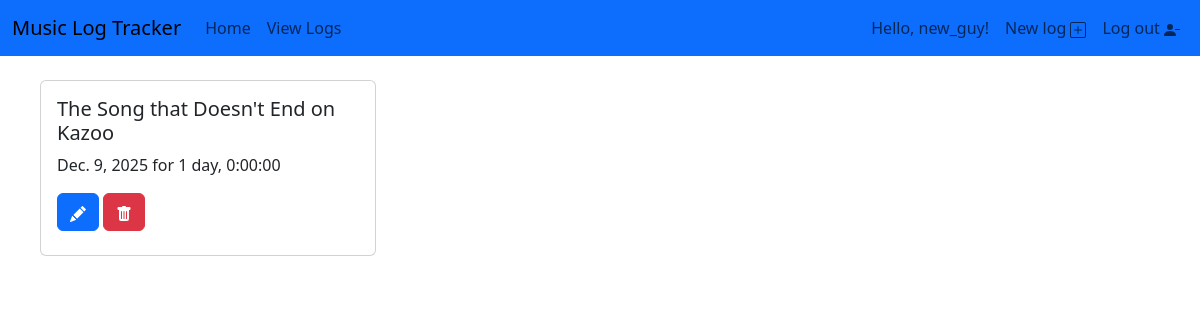
/view_logs/ (signed in), run on the app's committed database.
### tracker/models.py (models this page shows)
class Log(models.Model):
    user = models.ForeignKey(
        settings.AUTH_USER_MODEL, on_delete=models.CASCADE
    )
    song = models.CharField(default="General practice", help_text="Name of song practiced.")
    instrument = models.CharField(help_text="Name of instrument practiced.")
    duration = models.DurationField(default="00:00:00", help_text="Time practiced, in hours-minutes-seconds.")
    date = models.DateField(default=timezone.now, help_text="Date practiced.")
    def __str__(self):
        return f"{self.song} on {self.instrument}"

### tracker/views.py (the view)
# urls.py: path('view_logs/', views.view_logs, name='view_logs'),
def view_logs(request):
    if request.user.is_authenticated:
        logs = Log.objects.filter(user=request.user).order_by('-date')
        can_edit = True
    else:
        logs = Log.objects.all().order_by('-date')[:10]
        can_edit = False
    context = {
        'logs': logs,
        "can_edit": can_edit,
    }
    return render(request, 'tracker/view_logs.html', context)

### tracker/templates/tracker/view_logs.html (shortened to what this page needs)
{% extends 'tracker/base.html' %}
{% block content %}
<div class="container-fluid">
  <div class="row justify-content-start">
    {% for log in logs %}
    <div class="col-md-4">
      <div class="card m-3">
        <div class="card-body">
          <h5 class="card-title">{{ log }}</h5>
          <p class="card-text my-2">{{ log.date }} for {{ log.duration }}</p>
          {% if user.is_authenticated and can_edit %}
            <aside class="actions py-2">
              <a class="btn btn-primary" href="{% url 'edit_log' pk=log.pk %}">
              </a>
              <form style="display: inline-block" action="{% url 'delete_log' pk=log.pk %}" method="POST">
                <button type="submit" class="btn btn-danger">
                </button>
              </form>
            </aside>
          {% endif %}
        </div>
      </div>
    </div>
  {% endfor %}
  </div>
</div>
{% endblock content %}

### tracker/templates/tracker/base.html (shortened to what this page needs)
<!DOCTYPE html>
<html lang="en">
<head>
  {% load django_bootstrap5 %}
  {% bootstrap_css %}
</head>
<body>
  <nav class="navbar navbar-expand-lg navbar-light bg-blue bg-primary">
    <div class="container-fluid m-auto">
      <a class="navbar-brand" href="{% url 'index' %}">Music Log Tracker</a>
      <div class="collapse navbar-collapse" id="navbarSupportedContent">
        <div class="navbar-nav me-auto">
          <a class="nav-item nav-link" href="{% url 'index' %}">Home</a>
          <a class="nav-item nav-link" href="{% url 'view_logs' %}">View Logs</a>
        </div>
        <div class="navbar-nav ml-auto">
          {% if user.is_authenticated %}
            <a class="nav-item nav-link" href="{% url 'view_logs' username=user.username %}">Hello, {{ user.username }}!</a>
            <a class="nav-item nav-link" href="{% url 'add_log' %}">New log {% include './icons/plus-square.svg' %}</a>
            <form action="{% url 'accounts:logout' %}" method="post">
              <button type="submit" class="nav-item nav-link">
                Log out {% include './icons/person-dash-fill.svg' %}
              </button>
            </form>
          {% else %}
            <a class="nav-item nav-link" href="{% url 'accounts:login' %}">Log in {% include './icons/person-circle.svg' %}</a>
            <a class="nav-item nav-link" href="{% url 'accounts:register' %}">Register {% include './icons/person-plus-fill.svg' %}</a>
          {% endif %}
        </div>
      </div>
    </div>
  </nav>
  <div class="container-fluid mx-auto my-2">
    {% block content %}
    {% endblock content %}
  </div>
</body>
</html>

### data on the page
Log: song+instrument "The Song that Doesn't End on Kazoo", date "Dec. 9, 2025", duration "1 day, 0:00:00"

### other printed values
{{ user.username }} "new_guy"
